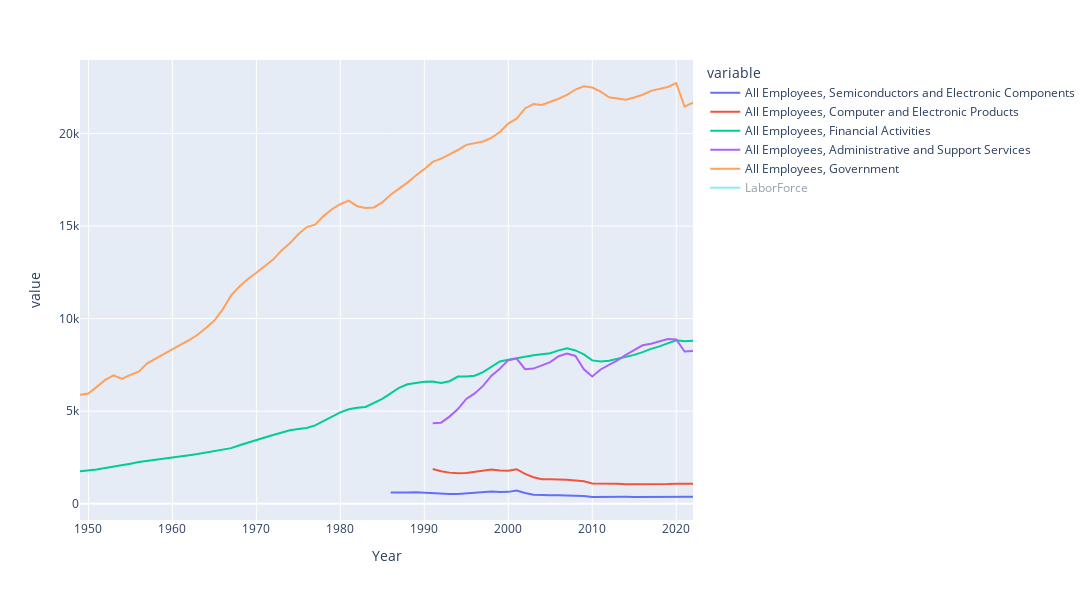

Source (notebook cell):
### Code cell
occs = ['All Employees, Financial Activities',
        'All Employees, Government',
        'All Employees, Administrative and Support Services',
        'All Employees, Computer and Electronic Products',
        'All Employees, Semiconductors and Electronic Components',
        'LaborForce']

plotter(yearly, occs, 'line')
